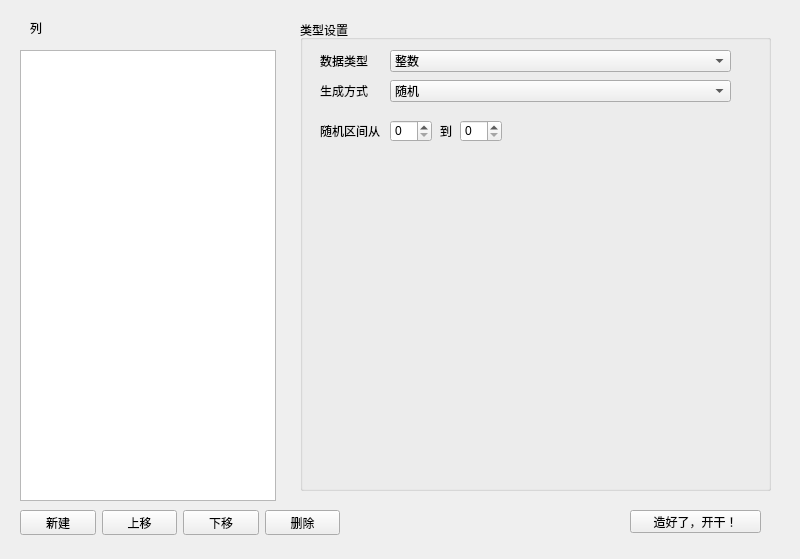
<?xml version="1.0" encoding="UTF-8"?>
<ui version="4.0">
 <class>Form</class>
 <widget class="QWidget" name="Form">
  <property name="geometry">
   <rect>
    <x>0</x>
    <y>0</y>
    <width>800</width>
    <height>559</height>
   </rect>
  </property>
  <property name="windowTitle">
   <string>Form</string>
  </property>
  <widget class="QListView" name="ChooseLine">
   <property name="geometry">
    <rect>
     <x>20</x>
     <y>50</y>
     <width>256</width>
     <height>451</height>
    </rect>
   </property>
  </widget>
  <widget class="QWidget" name="layoutWidget">
   <property name="geometry">
    <rect>
     <x>20</x>
     <y>510</y>
     <width>320</width>
     <height>25</height>
    </rect>
   </property>
   <layout class="QHBoxLayout" name="horizontalLayout">
    <item>
     <widget class="QPushButton" name="New">
      <property name="text">
       <string>新建</string>
      </property>
     </widget>
    </item>
    <item>
     <widget class="QPushButton" name="GoUp">
      <property name="text">
       <string>上移</string>
      </property>
     </widget>
    </item>
    <item>
     <widget class="QPushButton" name="GoDown">
      <property name="text">
       <string>下移</string>
      </property>
     </widget>
    </item>
    <item>
     <widget class="QPushButton" name="Delete">
      <property name="text">
       <string>删除</string>
      </property>
     </widget>
    </item>
   </layout>
  </widget>
  <widget class="QPushButton" name="Finish">
   <property name="geometry">
    <rect>
     <x>630</x>
     <y>510</y>
     <width>131</width>
     <height>23</height>
    </rect>
   </property>
   <property name="text">
    <string>造好了，开干！</string>
   </property>
  </widget>
  <widget class="QLabel" name="CurrentLine">
   <property name="geometry">
    <rect>
     <x>30</x>
     <y>20</y>
     <width>151</width>
     <height>16</height>
    </rect>
   </property>
   <property name="text">
    <string>列</string>
   </property>
  </widget>
  <widget class="QGroupBox" name="ColTypeGroup">
   <property name="geometry">
    <rect>
     <x>300</x>
     <y>20</y>
     <width>471</width>
     <height>471</height>
    </rect>
   </property>
   <property name="title">
    <string>类型设置</string>
   </property>
   <widget class="QComboBox" name="DataType">
    <property name="geometry">
     <rect>
      <x>90</x>
      <y>30</y>
      <width>341</width>
      <height>22</height>
     </rect>
    </property>
    <item>
     <property name="text">
      <string>整数</string>
     </property>
    </item>
    <item>
     <property name="text">
      <string>浮点数</string>
     </property>
    </item>
    <item>
     <property name="text">
      <string>字符串</string>
     </property>
    </item>
    <item>
     <property name="text">
      <string>图</string>
     </property>
    </item>
    <item>
     <property name="text">
      <string>序列</string>
     </property>
    </item>
   </widget>
   <widget class="QLabel" name="label">
    <property name="geometry">
     <rect>
      <x>20</x>
      <y>30</y>
      <width>54</width>
      <height>21</height>
     </rect>
    </property>
    <property name="text">
     <string>数据类型</string>
    </property>
   </widget>
   <widget class="QLabel" name="label_2">
    <property name="geometry">
     <rect>
      <x>20</x>
      <y>60</y>
      <width>54</width>
      <height>21</height>
     </rect>
    </property>
    <property name="text">
     <string>生成方式</string>
    </property>
   </widget>
   <widget class="QComboBox" name="GenMethod">
    <property name="geometry">
     <rect>
      <x>90</x>
      <y>60</y>
      <width>341</width>
      <height>22</height>
     </rect>
    </property>
    <item>
     <property name="text">
      <string>随机</string>
     </property>
    </item>
    <item>
     <property name="text">
      <string>固定</string>
     </property>
    </item>
   </widget>
   <widget class="QSpinBox" name="RanBegin">
    <property name="geometry">
     <rect>
      <x>90</x>
      <y>100</y>
      <width>42</width>
      <height>22</height>
     </rect>
    </property>
   </widget>
   <widget class="QLabel" name="RanBeginLabel">
    <property name="geometry">
     <rect>
      <x>20</x>
      <y>100</y>
      <width>61</width>
      <height>21</height>
     </rect>
    </property>
    <property name="text">
     <string>随机区间从</string>
    </property>
   </widget>
   <widget class="QLabel" name="RanEndLabel">
    <property name="geometry">
     <rect>
      <x>140</x>
      <y>100</y>
      <width>61</width>
      <height>21</height>
     </rect>
    </property>
    <property name="text">
     <string>到</string>
    </property>
   </widget>
   <widget class="QSpinBox" name="RanEnd">
    <property name="geometry">
     <rect>
      <x>160</x>
      <y>100</y>
      <width>42</width>
      <height>22</height>
     </rect>
    </property>
   </widget>
  </widget>
 </widget>
 <resources/>
 <connections/>
</ui>
